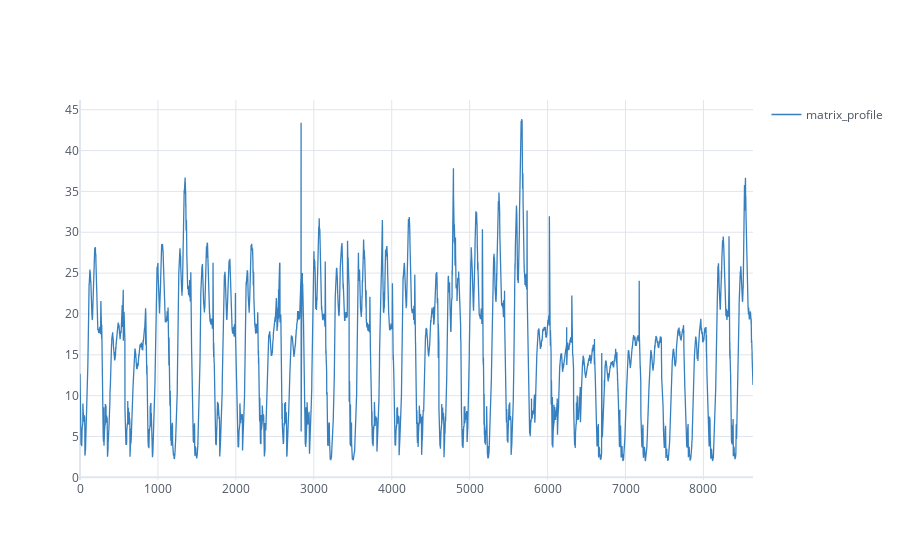

Write notebook code for a chart like this one.
### Code cell
pd.Series(matrix_profile["data"]["ts"]/80).rename("matrix_profile").blot(color="blue", theme="white")

### Figure 1 — Plotly figure (JSON) as saved in the notebook; plotly's stock layout.template omitted (floating-point values rounded to 4 significant figures; data arrays with more than 128 entries replaced by an {"elided": "..."} marker saying what was removed)
{"data": [{"line": {"color": "rgba(55, 128, 191, 1.0)", "dash": "solid", "shape": "linear", "width": 1.3}, "mode": "lines", "name": "matrix_profile", "showlegend": true, "text": "", "type": "scatter", "x": {"elided": "8637 int values"}, "y": {"elided": "8637 float values"}}], "layout": {"legend": {"bgcolor": "#FFFFFF", "font": {"color": "#4D5663"}}, "paper_bgcolor": "#FFFFFF", "plot_bgcolor": "#FFFFFF", "title": {"font": {"color": "#4D5663"}, "x": 0.5}, "xaxis": {"gridcolor": "#E1E5ED", "showgrid": true, "tickfont": {"color": "#4D5663"}, "title": {"font": {"color": "#4D5663"}, "text": ""}, "zerolinecolor": "#E1E5ED"}, "yaxis": {"gridcolor": "#E1E5ED", "showgrid": true, "tickfont": {"color": "#4D5663"}, "title": {"font": {"color": "#4D5663"}, "text": ""}, "zerolinecolor": "#E1E5ED"}}}
